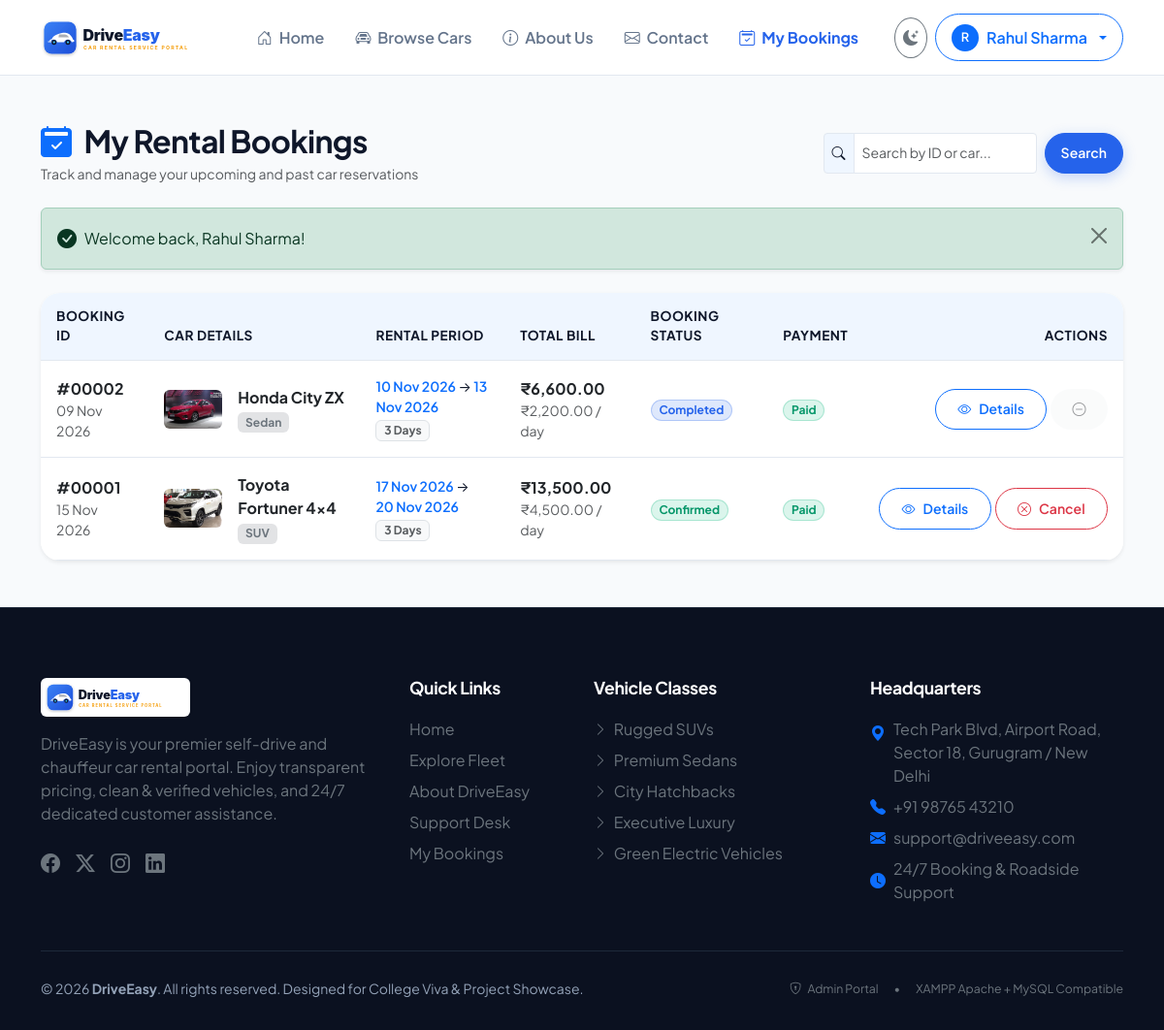
The app's page /my-bookings.php (signed in) with its own data.
### tables this page shows
CREATE TABLE `bookings` (
  `id` INT AUTO_INCREMENT PRIMARY KEY,
  `user_id` INT NOT NULL,
  `car_id` INT NOT NULL,
  `pickup_date` DATE NOT NULL,
  `return_date` DATE NOT NULL,
  `pickup_location` VARCHAR(100) NOT NULL,
  `return_location` VARCHAR(100) NOT NULL,
  `number_of_days` INT NOT NULL,
  `price_per_day` DECIMAL(10,2) NOT NULL,
  `total_amount` DECIMAL(10,2) NOT NULL,
  `booking_status` ENUM('Pending', 'Confirmed', 'Rejected', 'Active', 'Completed', 'Cancelled') NOT NULL DEFAULT 'Pending',
  `payment_status` ENUM('Pending', 'Paid', 'Failed') NOT NULL DEFAULT 'Pending',
  `created_at` TIMESTAMP NOT NULL DEFAULT CURRENT_TIMESTAMP,
  CONSTRAINT `fk_bookings_user` FOREIGN KEY (`user_id`) REFERENCES `users` (`id`) ON UPDATE CASCADE ON DELETE CASCADE,
  CONSTRAINT `fk_bookings_car` FOREIGN KEY (`car_id`) REFERENCES `cars` (`id`) ON UPDATE CASCADE ON DELETE CASCADE
);

CREATE TABLE `cars` (
  `id` INT AUTO_INCREMENT PRIMARY KEY,
  `category_id` INT NOT NULL,
  `brand` VARCHAR(50) NOT NULL,
  `model` VARCHAR(50) NOT NULL,
  `year` INT NOT NULL,
  `registration_number` VARCHAR(50) NOT NULL UNIQUE,
  `price_per_day` DECIMAL(10,2) NOT NULL,
  `fuel_type` VARCHAR(30) NOT NULL,
  `transmission` VARCHAR(30) NOT NULL,
  `seats` INT NOT NULL,
  `mileage` VARCHAR(30) DEFAULT NULL,
  `description` TEXT DEFAULT NULL,
  `features` TEXT DEFAULT NULL,
  `image` VARCHAR(255) DEFAULT NULL,
  `availability` ENUM('available', 'unavailable') NOT NULL DEFAULT 'available',
  `created_at` TIMESTAMP NOT NULL DEFAULT CURRENT_TIMESTAMP,
  CONSTRAINT `fk_cars_category` FOREIGN KEY (`category_id`) REFERENCES `categories` (`id`) ON UPDATE CASCADE ON DELETE RESTRICT
);

CREATE TABLE `categories` (
  `id` INT AUTO_INCREMENT PRIMARY KEY,
  `name` VARCHAR(50) NOT NULL UNIQUE,
  `description` TEXT NULL,
  `created_at` TIMESTAMP NOT NULL DEFAULT CURRENT_TIMESTAMP
);

### my-bookings.php (the view, shortened to what this page needs)
<?php
require_once __DIR__ . '/includes/db.php';
require_once __DIR__ . '/includes/functions.php';
$user = current_user();
$search_id = trim($_GET['search_id'] ?? '');
$sql = "
    SELECT b.*, c.brand, c.model, c.year, c.image, cat.name AS category_name
    FROM bookings b
    JOIN cars c ON b.car_id = c.id
    JOIN categories cat ON c.category_id = cat.id
    WHERE b.user_id = :user_id
";
$params = [':user_id' => $user['id']];
$sql .= " ORDER BY b.id DESC";
$stmt = $pdo->prepare($sql);
$stmt->execute($params);
$bookings = $stmt->fetchAll();
require_once __DIR__ . '/includes/header.php';
require_once __DIR__ . '/includes/navbar.php';
?>
<main class="py-5">
    <div class="container">
        <div class="d-flex flex-column flex-md-row justify-content-between align-items-md-center mb-4 gap-3">
            <div>
                <h1 class="h2 fw-bold mb-1"><i class="bi bi-calendar2-check-fill text-primary me-2"></i> My Rental Bookings</h1>
                <p class="text-muted small mb-0">Track and manage your upcoming and past car reservations</p>
            </div>
            <form action="<?= base_url('my-bookings.php') ?>" method="GET" class="d-flex gap-2">
                <div class="input-group input-group-sm" style="max-width: 280px;">
                    <span class="input-group-text"><i class="bi bi-search"></i></span>
                    <input type="text" name="search_id" class="form-control" placeholder="Search by ID or car..." value="<?= htmlspecialchars($search_id) ?>">
                </div>
                <button type="submit" class="btn btn-primary btn-sm px-3 rounded-pill">Search</button>
            </form>
        </div>
        <?php render_flash(); ?>
        <?php if (empty($bookings)): ?>
            <div class="card card-custom p-5 text-center my-4">
                <div class="display-3 text-muted mb-3"><i class="bi bi-calendar-x"></i></div>
                <h4 class="fw-bold">No Bookings Found</h4>
                <p class="text-muted max-w-500 mx-auto">
                    <?= $search_id ? 'No bookings matched your search query.' : 'You haven\'t made any car reservations yet. Explore our wide fleet and book your perfect drive today!' ?>
                </p>
                <div class="mt-3">
                    <a href="<?= base_url('cars.php') ?>" class="btn btn-primary rounded-pill px-4">
                        <i class="bi bi-car-front me-2"></i> Explore Rental Cars
                    </a>
                </div>
            </div>
        <?php else: ?>
            <div class="card card-custom overflow-hidden border-0 shadow-sm">
                <div class="table-responsive">
                    <table class="table table-custom mb-0">
                        <thead>
                            <tr>
                                <th>Booking ID</th>
                                <th>Car Details</th>
                                <th>Rental Period</th>
                                <th>Total Bill</th>
                                <th>Booking Status</th>
                                <th>Payment</th>
                                <th class="text-end">Actions</th>
                            </tr>
                        </thead>
                        <tbody>
                            <?php foreach ($bookings as $b):
                                $can_cancel = !in_array($b['booking_status'], ['Completed', 'Cancelled', 'Rejected']);
                            ?>
                                <tr>
                                    <td>
                                        <span class="fw-bold text-dark">#<?= str_pad($b['id'], 5, '0', STR_PAD_LEFT) ?></span>
                                        <div class="small text-muted"><?= format_date($b['created_at'], 'd M Y') ?></div>
                                    </td>
                                    <td>
                                        <div class="d-flex align-items-center gap-3">
                                            <img src="<?= get_car_image_url($b['image']) ?>" alt="<?= htmlspecialchars($b['brand']) ?>" class="rounded-2" style="width: 60px; height: 40px; object-fit: cover;">
                                            <div>
                                                <div class="fw-bold text-dark"><?= htmlspecialchars($b['brand'] . ' ' . $b['model']) ?></div>
                                                <span class="badge bg-secondary-subtle text-secondary small"><?= htmlspecialchars($b['category_name']) ?></span>
                                            </div>
                                        </div>
                                    </td>
                                    <td>
                                        <div class="small">
                                            <span class="fw-semibold text-primary"><?= format_date($b['pickup_date']) ?></span> &rarr; <span class="fw-semibold text-primary"><?= format_date($b['return_date']) ?></span>
                                        </div>
                                        <span class="badge bg-light text-muted border small"><?= $b['number_of_days'] ?> Days</span>
                                    </td>
                                    <td>
                                        <span class="fw-bold text-dark"><?= format_currency($b['total_amount']) ?></span>
                                        <div class="small text-muted"><?= format_currency($b['price_per_day']) ?> / day</div>
                                    </td>
                                    <td>
                                        <?= get_booking_status_badge($b['booking_status']) ?>
                                    </td>
                                    <td>
                                        <?= get_payment_status_badge($b['payment_status']) ?>
                                    </td>
                                    <td class="text-end">
                                        <div class="d-flex justify-content-end gap-1">
                                            <a href="<?= base_url('booking-details.php?id=' . $b['id']) ?>" class="btn btn-outline-primary btn-sm rounded-pill px-2.5" title="View Full Details">
                                                <i class="bi bi-eye"></i> Details
                                            </a>
                                            <?php if ($can_cancel): ?>
                                                <form action="<?= base_url('my-bookings.php') ?>" method="POST" class="d-inline">
                                                    <button type="submit" class="btn btn-outline-danger btn-sm rounded-pill confirm-cancel" data-confirm-msg="Are you sure you want to cancel Booking #<?= $b['id'] ?>?">
                                                        <i class="bi bi-x-circle"></i> Cancel
                                                    </button>
                                                </form>
                                            <?php else: ?>
                                                <button class="btn btn-sm btn-light text-muted border-0 rounded-pill" disabled title="Cannot cancel a <?= strtolower($b['booking_status']) ?> booking">
                                                    <i class="bi bi-dash-circle"></i>
                                                </button>
                                            <?php endif; ?>
                                        </div>
                                    </td>
                                </tr>
                            <?php endforeach; ?>
                        </tbody>
                    </table>
                </div>
            </div>
        <?php endif; ?>
    </div>
</main>
<?php require_once __DIR__ . '/includes/footer.php'; ?>

### includes/functions.php (shortened to what this page needs)
<?php
function base_url($path = '') {
    $scriptName = isset($_SERVER['SCRIPT_NAME']) ? $_SERVER['SCRIPT_NAME'] : '';
    $scriptDir = dirname($scriptName);
    $scriptDir = str_replace('\\', '/', $scriptDir);
    $scriptDir = trim($scriptDir, '/.');
    $parts = !empty($scriptDir) ? explode('/', $scriptDir) : [];
    if (!empty($parts) && end($parts) === 'admin') {
        array_pop($parts);
    }
    $base = empty($parts) ? '' : '/' . implode('/', $parts);
    return rtrim($base, '/') . '/' . ltrim($path, '/');
}
function asset_url($path) {
    return base_url('assets/' . ltrim($path, '/'));
}
function get_flash() {
    if (isset($_SESSION['flash_message'])) {
        $flash = $_SESSION['flash_message'];
        return $flash;
    }
    return null;
}
function render_flash() {
    $flash = get_flash();
    if ($flash) {
        $type = htmlspecialchars($flash['type']);
        $msg = $flash['message'];
        $icon = match($type) {
            'success' => 'bi-check-circle-fill',
            'danger' => 'bi-exclamation-octagon-fill',
            'warning' => 'bi-exclamation-triangle-fill',
            default => 'bi-info-circle-fill'
        };
        echo '<div class="alert alert-' . $type . ' alert-dismissible fade show shadow-sm d-flex align-items-center mb-4" role="alert">
                <i class="bi ' . $icon . ' me-2 fs-5"></i>
                <div>' . $msg . '</div>
                <button type="button" class="btn-close ms-auto" data-bs-dismiss="alert" aria-label="Close"></button>
              </div>';
    }
}
function format_currency($amount) {
    return '₹' . number_format((float)$amount, 2);
}
function format_date($date, $format = 'd M Y') {
    return date($format, strtotime($date));
}
function get_car_image_url($image_filename) {
    $local_path = __DIR__ . '/../assets/images/cars/' . $image_filename;
    if (file_exists($local_path)) {
        return asset_url('images/cars/' . $image_filename);
    }
    return asset_url('images/cars/default-car.svg');
}
function get_booking_status_badge($status) {
    $class = match(strtolower($status)) {
        'confirmed' => 'badge-soft-success',
        'pending'   => 'badge-soft-warning',
        'active'    => 'badge-soft-info',
        'completed' => 'badge-soft-primary',
        'cancelled', 'rejected' => 'badge-soft-danger',
        default     => 'badge-soft-secondary'
    };
    return '<span class="badge ' . $class . ' px-2.5 py-1.5 rounded-pill">' . htmlspecialchars(ucfirst($status)) . '</span>';
}
function get_payment_status_badge($status) {
    $class = match(strtolower($status)) {
        'paid'    => 'badge-soft-success',
        'pending' => 'badge-soft-warning',
        'failed'  => 'badge-soft-danger',
        default   => 'badge-soft-secondary'
    };
    return '<span class="badge ' . $class . ' px-2.5 py-1.5 rounded-pill">' . htmlspecialchars(ucfirst($status)) . '</span>';
}

### assets/css/style.css (style rules this page uses)
:root { --font-family: 'Plus Jakarta Sans', -apple-system, BlinkMacSystemFont, "Segoe UI", Roboto, sans-serif; --de-primary: #2563eb; --de-primary-hover: #1d4ed8; --de-primary-light: #eff6ff; --de-secondary: #0f172a; --de-accent: #f59e0b; --de-accent-hover: #d97706; --de-success: #10b981; --de-danger: #ef4444; --de-warning: #f59e0b; --de-info: #06b6d4; --de-bg: #f8fafc; --de-card-bg: #ffffff; --de-text-main: #0f172a; --de-text-muted: #64748b; --de-border: #e2e8f0; --de-radius-sm: 8px; --de-radius-md: 14px; --de-radius-lg: 20px; --de-radius-xl: 28px; --de-shadow-sm: 0 1px 3px rgba(0, 0, 0, 0.05); --de-shadow-md: 0 4px 16px -2px rgba(15, 23, 42, 0.08); --de-shadow-lg: 0 12px 32px -4px rgba(15, 23, 42, 0.12); --de-shadow-hover: 0 20px 35px -5px rgba(37, 99, 235, 0.15); --de-sidebar-width: 270px; }
* { box-sizing: border-box; }
body { font-family: var(--font-family); background-color: var(--de-bg); color: var(--de-text-main); min-height: 100vh; display: flex; flex-direction: column; overflow-x: hidden; transition: background-color 0.3s ease, color 0.3s ease; }
main { flex: 1 0 auto; }
h1, h2, h3, h4, h5, h6 { color: var(--de-text-main); font-weight: 700; letter-spacing: -0.02em; }
a { text-decoration: none; transition: all 0.2s ease; }
.btn { font-weight: 600; padding: 0.6rem 1.4rem; border-radius: var(--de-radius-md); transition: all 0.25s cubic-bezier(0.16, 1, 0.3, 1); display: inline-flex; align-items: center; justify-content: center; gap: 0.5rem; }
.btn-primary { background-color: var(--de-primary); border-color: var(--de-primary); color: #ffffff; box-shadow: 0 4px 14px rgba(37, 99, 235, 0.25); }
.badge-soft-success { background-color: rgba(16, 185, 129, 0.15) !important; color: #059669 !important; border: 1px solid rgba(16, 185, 129, 0.25); }
.badge-soft-primary { background-color: rgba(37, 99, 235, 0.15) !important; color: #2563eb !important; border: 1px solid rgba(37, 99, 235, 0.25); }
.card-custom { background: var(--de-card-bg); border: 1px solid var(--de-border); border-radius: var(--de-radius-lg); box-shadow: var(--de-shadow-md); overflow: hidden; }
.form-control, .form-select { border: 1px solid var(--de-border); border-radius: var(--de-radius-md); padding: 0.65rem 1rem; background-color: var(--de-card-bg); color: var(--de-text-main); transition: border-color 0.2s, box-shadow 0.2s; }
.input-group-text { border: 1px solid var(--de-border); background: var(--de-primary-light); color: var(--de-text-main); border-radius: var(--de-radius-md); }
.table-responsive { border-radius: var(--de-radius-md); overflow: hidden; }
.table-custom { margin-bottom: 0; vertical-align: middle; }
.table-custom thead th { background: var(--de-primary-light); color: var(--de-text-main); font-weight: 700; font-size: 0.85rem; text-transform: uppercase; letter-spacing: 0.5px; border-bottom: 1px solid var(--de-border); padding: 0.9rem 1rem; }
.table-custom tbody td { padding: 1rem; border-bottom: 1px solid var(--de-border); color: var(--de-text-main); }

### records on screen
bookings: id "00002", created_at "09 Nov 2026", car.image (picture), car.model "Honda City ZX", categories.name "Sedan", pickup_date "10 Nov 2026", return_date "13 Nov 2026", number_of_days "3", total_amount "₹6,600.00", price_per_day "₹2,200.00", booking_status "Completed", payment_status "Paid"
bookings: id "00001", created_at "15 Nov 2026", car.image (picture), car.model "Toyota Fortuner 4x4", categories.name "SUV", pickup_date "17 Nov 2026", return_date "20 Nov 2026", number_of_days "3", total_amount "₹13,500.00", price_per_day "₹4,500.00", booking_status "Confirmed", payment_status "Paid"

### other values on screen
substr($user['name'], 0, 1) "R"
$user['name'] "Rahul Sharma"
$msg "Welcome back, Rahul Sharma!"
